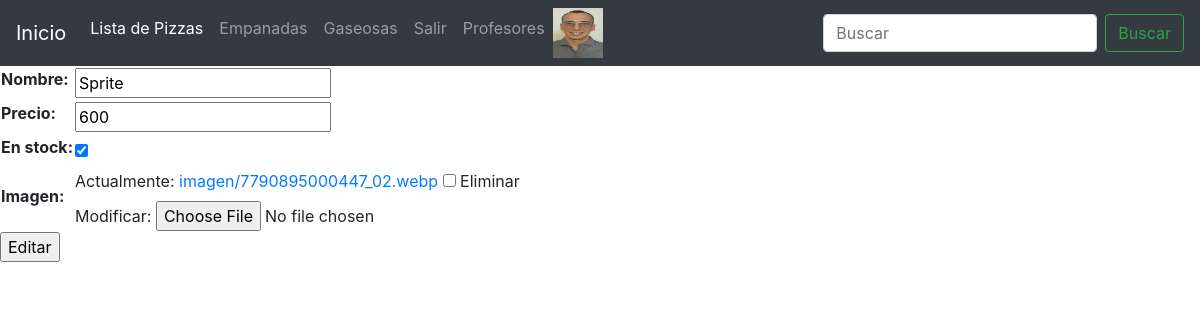
/App_gaseosas/editar/2/ (signed in), run on the app's committed database.
### Usuarios/models.py (models this page shows)
class Prefil_de_usuario(models.Model):
    usuario = models.OneToOneField(User, on_delete=models.CASCADE, related_name='perfil')
    telefono = models.CharField(max_length=25, null=True, blank=True)
    fecha_de_nacimiento = models.DateField(null=True, blank=True)
    foto_de_perfil = models.ImageField(upload_to='profile_images', null=True, blank=True)

### App_gaseosas/models.py (models this page shows, shortened)
class Gaseosas (models.Model):
    nombre = models.CharField(max_length= 50, verbose_name = "nombre")
    precio = models.IntegerField(verbose_name = "precio")
    stock = models.BooleanField(default= True, verbose_name = "en stock")
    imagen = models.ImageField(upload_to='imagen', null=True, blank=True)
    class Meta:
        verbose_name = "Gaseosa"
        verbose_name_plural = "Gaseosas"

### App_gaseosas/views.py (the view)
# urls.py: path("editar/<int:pk>/", Editar_gaseosa.as_view(), name="editar"),
class Editar_gaseosa (UpdateView):
    model = Gaseosas
    fields = '__all__'
    template_name = 'App_gaseosa/editar.html'
    success_url = '/App_gaseosas/listado_de_gaseosas/'
    primary_key = "gaseosa"

### Templates/App_gaseosa/editar.html (shortened to what this page needs)
{% extends "base.html" %}
{% block base %}
{% if form %}
<form action="" method="POST"  enctype="multipart/form-data">
    <table>
        {{form.as_table}}
    </table>
    <input type="submit" value="Editar">
</form>
{% endif %}
{% endblock %}

### Templates/base.html (shortened to what this page needs)
<!DOCTYPE html>
<html lang="en">
<head>
    <link rel="stylesheet" href="https://cdn.jsdelivr.net/npm/bootstrap@4.6.2/dist/css/bootstrap.min.css">
</head>
<body>
<header>
        <nav class="navbar navbar-expand-lg navbar-dark bg-dark">
            <a class="navbar-brand" href="/">Inicio</a>
            <div class="collapse navbar-collapse" id="navbarSupportedContent">
              <ul class="navbar-nav mr-auto">
                <li class="nav-item active">
                  <a class="nav-link" href="/App_pizza/listado/">Lista de Pizzas <span class="sr-only">(current)</span></a>
                </li>
                <li class="nav-item">
                  <a class="nav-link" href="/App_empanadas/listado_de_empanadas/">Empanadas</a>
                </li>
                <li class="nav-item">
                  <a class="nav-link" href="/App_gaseosas/listado_de_gaseosas/">Gaseosas</a>
                </li>
                {% if request.user.is_authenticated %}
                <li class="nav-item">
                    <a class="nav-link" href="/Usuarios/salir/">Salir</a>
                </li>
                <li class="nav-item">
                    <a class="nav-link" href="/Usuarios/actualizacion/">{{request.user.username}}</a>
                </li>
                    {% if request.user.perfil.foto_de_perfil.url != '' %}
                        <img src="{{request.user.perfil.foto_de_perfil.url}}" alt="profile_picture" width="50px" height="50px">
                    {% endif %}
                {% endif %}
              </ul>
              {% block buscador %}
              <form class="form-inline my-2 my-lg-0" action="/App_pizza/listado/" method="GET">
                <input class="form-control mr-sm-2" type="search" placeholder="Buscar" aria-label="Search" name = "Search">
                <button class="btn btn-outline-success my-2 my-sm-0" type="submit">Buscar</button>
              </form>
              {% endblock %}
            </div>
          </nav>
</header>
{% block base %} {% endblock %}
</body>
</html>

### data on the page
Gaseosas: nombre "Sprite", precio "600", stock "☑"

### other printed values
{{ request.user.username }} "Profesores"
